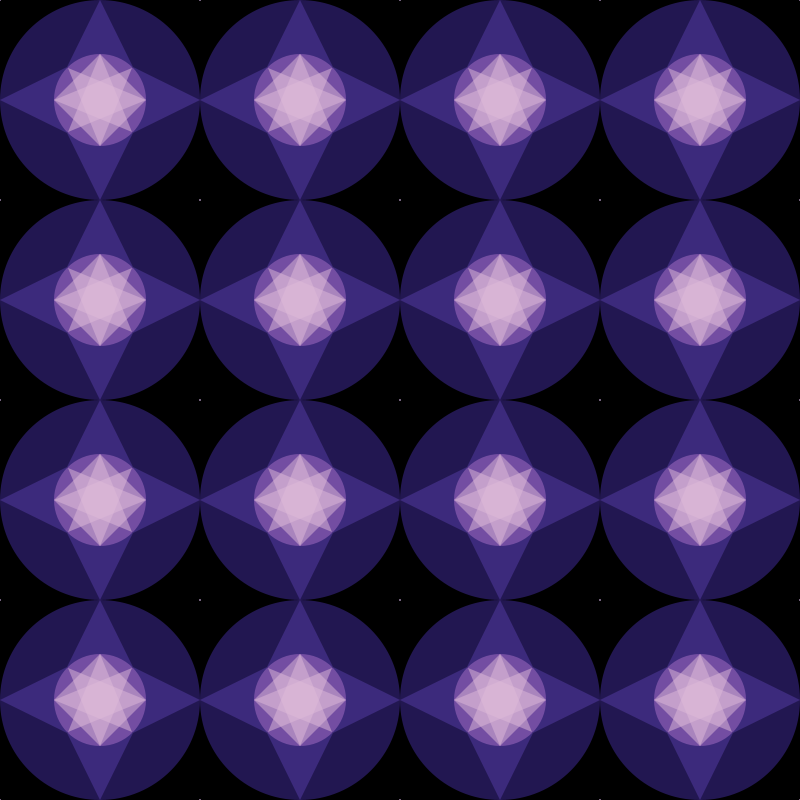
Frame 1 (no input)
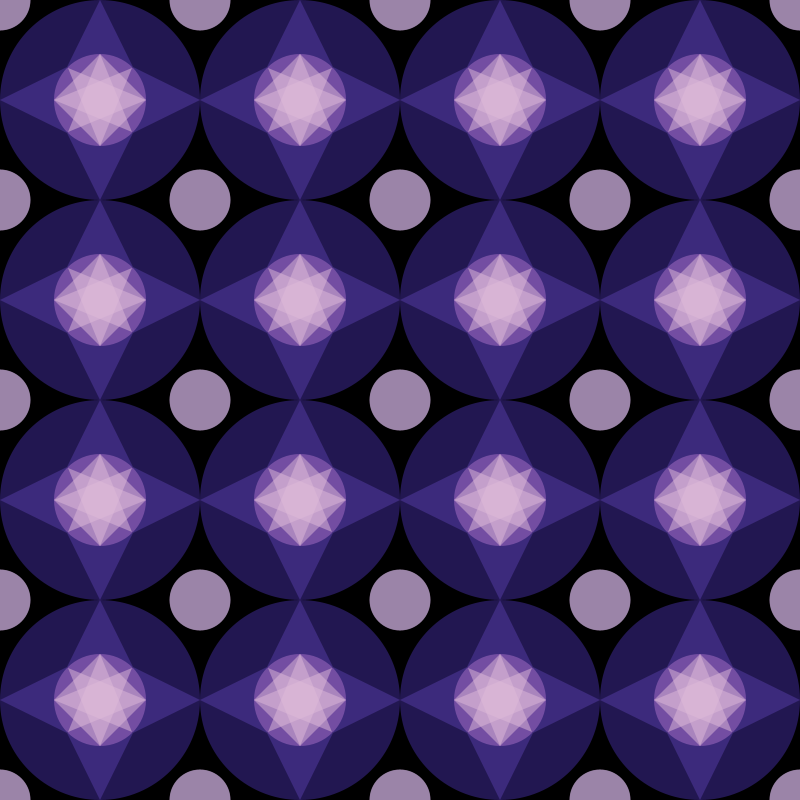
Frame 60 (the mouse pressed at the canvas centre just before this capture)
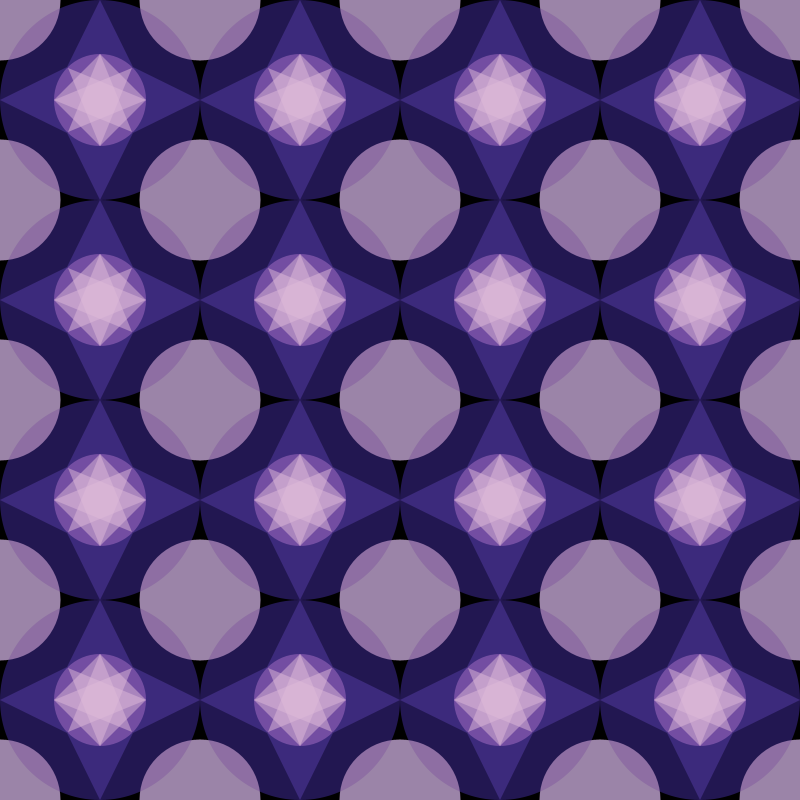
Frame 120 (the mouse held since frame 60 and released just before this capture)

The Processing sketch that drew these frames (run headless with seeded random() and noise(); from frame 60 on, the mouse is pressed at the canvas centre):

// Processing sketch: processing_170579
// ── processing_170579.pde

//Julia Peterson
//Alleged Art

float[][] circleSize = new float[5][5]; //the size of the circle
float[][] speed = {{0.5, 0.5, 0.5, 0.5, 0.5}, //how fast the circle
                   {0.5, 0.5, 0.5, 0.5, 0.5}, //grows and shrinks
                   {0.5, 0.5, 0.5, 0.5, 0.5},
                   {0.5, 0.5, 0.5, 0.5, 0.5},
                   {0.5, 0.5, 0.5, 0.5, 0.5}};
float minSize = 1.0; //the minimum size of the circle
float maxSize = 139.5; //the maximum size of the circle

void setup() {  //sets window size, smoothes edges, removes stroke
  size(800, 800);
  smooth();
  noStroke(); 
  rectMode(CENTER);  //sets rect mode

  //starts the flashing circles at the minimum size
  for (int y = 0; y < 5; y++) { 
    for (int x = 0; x < 5; x++) {
      circleSize[y][x] = minSize;
    }
  }
}

//creates the flashing circles
void flashingCircle() {
  for (int y = 0; y < 5; y++) {    //vertical rows
    for (int x = 0; x < 5; x++) {    //horizontal rows
      circleSize[y][x] += speed[y][x]; //varies the size
      if (circleSize[y][x] > maxSize || circleSize[y][x] < minSize)
      {
        speed[y][x] = -speed[y][x];
      } /*scales the circle in the
       opposite direction when it exceeds
       either the minimum or maximum value*/
      fill(178, 140, 191, 190);
      ellipse(x*200, y*200, circleSize[y][x], circleSize[y][x]);
    }
  }
}

//draws a row of big circles
void bigCircle(int x, int y) {
  while (x < 800) {
    fill(#221751);
    ellipse(x, y, 200, 200);
    x = x + 200;
  }
}

//draws a row of little circles in the middle of the big ones
void littleCircle(int x, int y) {
  while (x < 800) {
    fill(#734da2);
    ellipse(x, y, 92, 92);
    x = x + 200;
  }
}

//draws a row of triangles pointed up
void topTriangle(int a, int b, int c, int d, int e, int f) {
  while (a < 800 && c < 800 && e < 800) {
    fill(#3c2a7c);
    triangle(a, b, c, d, e, f);
    a = a + 200;
    c = c + 200;
    e = e + 200;
  }
}

//draws a row of triangles pointed to the right
void rightTriangle(int a, int b, int c, int d, int e, int f) {
  while (a < 801 && c < 801 && e < 801) {
    fill(#3c2a7c);
    triangle(a, b, c, d, e, f);
    a = a + 200;
    c = c + 200;
    e = e + 200;
  }
}

//draws a row of triangles pointed down
void bottomTriangle(int a, int b, int c, int d, int e, int f) {
  while (a < 800 && c < 800 && e < 800) {
    fill(#3c2a7c);
    triangle(a, b, c, d, e, f);
    a = a + 200;
    c = c + 200;
    e = e + 200;
  }
}

//draws a row of triangles pointed left
void leftTriangle(int a, int b, int c, int d, int e, int f) {
  while (a < 801 && c < 801 && e < 801) {
    fill(#3c2a7c);
    triangle(a, b, c, d, e, f);
    a = a + 200;
    c = c + 200;
    e = e + 200;
  }
}

/*draws the first of four semi transparent triangles in the smaller
 center circle*/
void star1(int a, int b, int c, int d, int e, int f) {
  while (a < 801 && c < 801 && e < 801) {
    fill(#debbd9, 127);
    triangle(a, b, c, d, e, f);
    a = a + 200;
    c = c + 200;
    e = e + 200;
  }
}

/*draws the second of four semi transparent triangles in the smaller
 center circle*/
void star2(int a, int b, int c, int d, int e, int f) {
  while (a < 801 && c < 801 && e < 801) {
    fill(#debbd9, 127);
    triangle(a, b, c, d, e, f);
    a = a + 200;
    c = c + 200;
    e = e + 200;
  }
}

/*draws the third of four semi transparent triangles in the smaller
 center circle*/
void star3(int a, int b, int c, int d, int e, int f) {
  while (a < 801 && c < 801 && e < 801) {
    fill(#debbd9, 127);
    triangle(a, b, c, d, e, f);
    a = a + 200;
    c = c + 200;
    e = e + 200;
  }
}

/*draws the fourth of four semi transparent triangles in the smaller
 center circle*/
void star4(int a, int b, int c, int d, int e, int f) {
  while (a < 801 && c < 801 && e < 801) {
    fill(#debbd9, 127);
    triangle(a, b, c, d, e, f);
    a = a + 200;
    c = c + 200;
    e = e + 200;
  }
}

void draw() {
  background(0);

  //controls the flashing circles
  for (int y = 0; y < 5; y++) {
    for (int x = 0; x < 5; x++) {
      //determines how fast the circle grows and shrinks
      circleSize[y][x] += speed[y][x];
      /*reverses direction of scaling when it gets too close to 
       either the minimum or maximum value*/
      if (circleSize[y][x] > maxSize || circleSize[y][x] < minSize)
        speed[y][x] = -speed[y][x];
      fill(170, 222, 203, 127);
      ellipse(x*200, y*200, circleSize[y][x], circleSize[y][x]);
    }
  }

  //first row
  bigCircle(100, 100);
  topTriangle(100, 0, 67, 67, 133, 67);
  rightTriangle(200, 100, 133, 133, 133, 67);
  bottomTriangle(67, 133, 133, 133, 100, 200);
  leftTriangle(0, 100, 67, 67, 67, 133);
  littleCircle(100, 100);

  //second row
  bigCircle(100, 300);
  topTriangle(100, 200, 67, 267, 133, 267);
  leftTriangle(0, 300, 67, 267, 67, 333);
  bottomTriangle(67, 333, 133, 333, 100, 400);
  rightTriangle(200, 300, 133, 333, 133, 267);
  littleCircle(100, 300);

  //third row
  bigCircle(100, 500);
  topTriangle(100, 400, 67, 467, 133, 467);
  leftTriangle(0, 500, 67, 467, 67, 533);
  bottomTriangle(67, 533, 133, 533, 100, 600);
  rightTriangle(200, 500, 133, 533, 133, 467);
  littleCircle(100, 500);

  //fourth row
  bigCircle(100, 700);
  topTriangle(100, 600, 67, 667, 133, 667);
  leftTriangle(0, 700, 67, 667, 67, 733);
  bottomTriangle(67, 733, 133, 733, 100, 800);
  rightTriangle(200, 700, 133, 733, 133, 667);
  littleCircle(100, 700);

  //draws the flashing circles
  flashingCircle();

  //draws centered stars
  //row 1  
  star1(54, 100, 100, 54, 132, 132);
  star2(68, 68, 100, 146, 146, 100);
  star3(54, 100, 100, 146, 132, 68);
  star4(100, 54, 146, 100, 68, 132);
  //row 2  
  star1(54, 300, 100, 254, 132, 332);
  star2(68, 268, 100, 346, 146, 300);
  star3(54, 300, 100, 346, 132, 268);
  star4(100, 254, 146, 300, 68, 332);
  //row 3 
  star1(54, 500, 100, 454, 132, 532);
  star2(68, 468, 100, 546, 146, 500);
  star3(54, 500, 100, 546, 132, 468);
  star4(100, 454, 146, 500, 68, 532);
  //row 4      
  star1(54, 700, 100, 654, 132, 732);
  star2(68, 668, 100, 746, 146, 700);
  star3(54, 700, 100, 746, 132, 668);
  star4(100, 654, 146, 700, 68, 732);
}
